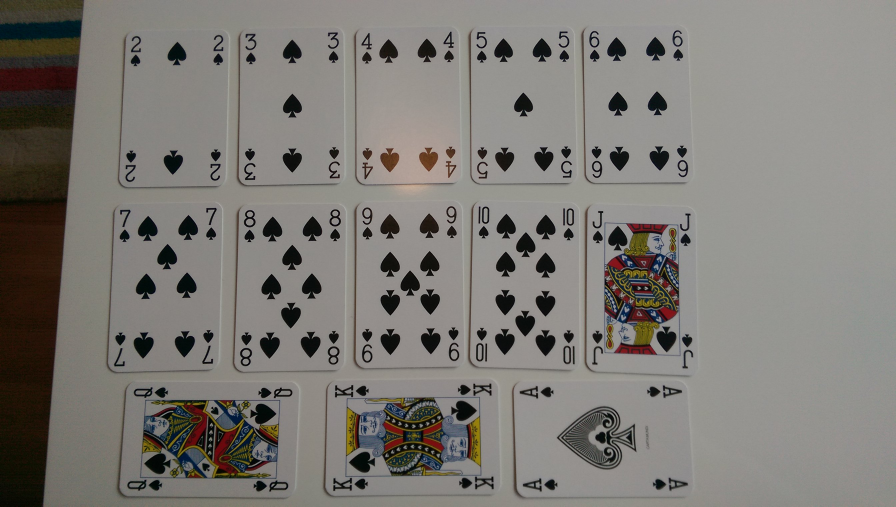
#> input picture DetectCards/cartamundi/cards/IMG_20170430_194337.jpg, 2688 x 1520 px (shown at 1/3 size); its folder holds only this picture in this run
$ python DetectCards.py   (older library calls are emulated)
#> lines starting #> are read from the running program, lines starting #| are printed output that depends on the picture; after the words box and inside, x2 and y2 are one past the last pixel; in counts of white or black regions, pixels touching at a corner belong together
import cv2
import os
import numpy as np
import matplotlib.pyplot as plt
import math
import pickle
import hashlib
import glob
from colormath.color_objects import sRGBColor, LabColor
from colormath.color_conversions import convert_color

import colormath.color_diff

from tkinter import Tk

CARD_SET = 'cartamundi' # grimaud or cartamundi
DATA_DIR = CARD_SET + '/data/'
CARDS_DIR = CARD_SET + '/cards/'

# [4 lines left out: function plot_clipboard, not called in this run]

def to_array(s):
   return np.array(np.matrix(s.strip('[]')))

# [18 lines left out: functions angle, angle_p, plot_maximized, not called in this run]

def load_and_convert(img_path):
   img_color = cv2.imread(img_path, -1)
   coefficients = [0.5,1.5,-1]
   #coefficients = [0.7,2.0,-1]
   # for standard gray conversion, coefficients = [0.114, 0.587, 0.299]
   m = np.array(coefficients).reshape((1,3))
   img1 = cv2.transform(img_color, m)
   #use otsu threshold
   #thresh, img2 = cv2.threshold(img1,0,255,cv2.THRESH_BINARY + cv2.THRESH_OTSU)
   #or use adaptive threshold
   img2 = cv2.adaptiveThreshold(img1,255,cv2.ADAPTIVE_THRESH_MEAN_C,\
         cv2.THRESH_BINARY,101,40)

   return img2, img_color

# [44 lines left out: functions show_black_white, proper_subimage, not called in this run]


def subimage(image, center, theta, width, height):
   theta *= math.pi / 180 # convert to rad

   v_x = (math.cos(theta), math.sin(theta))
   v_y = (-math.sin(theta), math.cos(theta))
   s_x = center[0] - v_x[0] * (width / 2) - v_y[0] * (height / 2)
   s_y = center[1] - v_x[1] * (width / 2) - v_y[1] * (height / 2)

   mapping = np.array([[v_x[0],v_y[0], s_x],
                  [v_x[1],v_y[1], s_y]])
   return cv2.warpAffine(image,mapping,(width, height),flags=cv2.WARP_INVERSE_MAP,borderMode=cv2.BORDER_REPLICATE)

SMALL_SIZES = [10, 15, 20, 25, 30, 35, 40, 45, 50]

# [15 lines left out: functions draw_rectangle_box, rot90, cards_to_set, not called in this run]

def is_red_or_black(pixel):
   rgb = sRGBColor(pixel[2], pixel[1], pixel[0], True)
   xyz = convert_color(rgb, LabColor)

   blue, green, red = pixel[0], pixel[1], pixel[2]
   colors_names = ['r', 'b', 'r']
   colors = [sRGBColor(255,0,0,True), sRGBColor(0,0,0,True), sRGBColor(255,128,0,True)]
   colors = [convert_color(c, LabColor) for c in colors]

   best_match = -1
   best_value = 1e9
   for i in range(len(colors)):
      dist = np.linalg.norm(np.array(xyz.get_value_tuple()) - np.array(colors[i].get_value_tuple()))
      dist = colormath.color_diff.delta_e_cie2000(xyz, colors[i])
      #dist = colour_distance(pixel, colors[i])
      if dist < best_value:
         best_value = dist
         best_match = i
   return colors_names[best_match]
   r_to_b = red / (blue+1)
   r_to_g = red / (green+1)
   if red > 30 and r_to_b > 3 and r_to_g > 2.5:
      return 'r'
   if red > 65 and r_to_b > 2.3 and r_to_g > 1.8:
      return 'r'
   if red > 100 and r_to_b > 1.5 and r_to_g > 1.3:
      return 'r'
   elif red > 130 and (r_to_b > 1.3 or r_to_g > 1.3):
      return 'r'
   elif red > 150 and (r_to_b > 1.15 or r_to_g > 1.15):
      return 'r'
   else:
      return 'b'

# [8 lines left out: function colour_distance, not called in this run]


INTERESTING_AREA_PARAM = 6000
MIN_DIM = 3.5
MIN_SUIT_DIM = 2
CARDS = ['0', '2', '3', '4', '5', '6', '7', '8', '9', 'T', 'J', 'Q', 'K', 'A']
SUITS = ['C', 'D', 'H', 'S']

def is_interesting_rectangle(img, rect):
   width = len(img)
   height = len(img[0])
   min_area = width * height / INTERESTING_AREA_PARAM
   w, h = rect[1]
   dim = w / h if h != 0 else 0
   return w * h > min_area and dim > (1/MIN_DIM) and dim < MIN_DIM

MATCH_FOUND_PARAM = 7000
TIGHT_MATCH_FOUND_PARAM = 6000

class CardDetection(object):
   def __init__(self, samples, responses):

      self.train(samples, responses)
      #self._model = cv2.ml.KNearest_create()
      #if samples.size > 0:
      #   self._model.train(samples, cv2.ml.ROW_SAMPLE, responses)

   @staticmethod
   def _split_samples_and_responses(samples, responses):
      black_samples = np.empty((0, samples.shape[1]), dtype=np.float32)
      red_samples = np.empty((0, samples.shape[1]), dtype=np.float32)
      black_responses = np.empty((0, 1), dtype=np.float32)
      red_responses = np.empty((0, 1), dtype=np.float32)
      for sample, response in zip(samples, responses):
         sample = sample.reshape((1, len(sample)))
         response_char = chr(response[0])
         response = response.reshape((1, len(sample)))
         if response_char != 'D' and response_char != 'H':
            black_samples = np.append(black_samples, sample, 0)
            black_responses = np.append(black_responses, response, 0)
         if response_char != 'S' and response_char != 'C':
            red_samples = np.append(red_samples, sample, 0)
            red_responses = np.append(red_responses, response, 0)
      return ((red_samples, red_responses), (black_samples, black_responses))

   @staticmethod
   def from_file(sample_file, response_file):
      samples = np.loadtxt(sample_file, np.float32)
      responses = np.loadtxt(response_file, np.float32)
      responses = responses.reshape((responses.size,1))
      return CardDetection(samples, responses)

   def train(self, samples, responses):
      ((self.red_samples, self.red_responses), (self.black_samples, self.black_responses)) = \
         self._split_samples_and_responses(samples, responses)
      self._small_size = int(math.sqrt(samples.shape[1]))
      self._black_model = cv2.ml.KNearest_create()
      self._red_model = cv2.ml.KNearest_create()
      if len(self.red_samples) > 0:
         self._red_model.train(self.red_samples, cv2.ml.ROW_SAMPLE, self.red_responses)
      if len(self.black_samples) > 0:
         self._black_model.train(self.black_samples, cv2.ml.ROW_SAMPLE, self.black_responses)

   # [108 lines left out: functions is_trained, is_suit_or_rank_from_sub_img, is_suit_or_rank_from_contour, collect_features_from_image, detect_cards_in_image, features_to_cards, not called in this run]

OK = 0
EXIT = 1
PREVIOUS = 2
KEYS = [i for i in range(50,58)] + [ord(c) for c in ['T', 'J', 'Q', 'K', 'A', 'S', 'H', 'D', 'C']]

class CardTraining(object):
   def __init__(self, sizes, samples=None, responses=None, ignores=None, detect_size=25):
      self._sizes = sizes
      self._detect_size = detect_size
      self._detect_size_i = self._sizes.index(detect_size)
      if samples is None:
         self._samples = [np.empty((0, size * size)) for size in sizes]
      else:
         self._samples = samples
      if responses is None:
         self._responses = [[] for _ in sizes]
      else:
         self._responses = responses
      if ignores is None:
         self._ignores = []
      else:
         self._ignores = ignores
      resp = np.array(self._responses[self._detect_size_i], np.float32)
      resp = resp.reshape((resp.size,1))
      self._detect = CardDetection(self._samples[self._detect_size_i], resp)

   def ask_rectangle(self, img, rect, color_img, contour=None):
      flip = False
      w, h = rect[1]
      if w > h:
         rect = rot90(rect)
         w, h = rect[1]
      cont = True
      while cont:
         #if flip:
         #   rect = rot90(rect, 2)
         box = cv2.boxPoints(rect)
         box = np.int0(box)
         #cv2.drawContours(orig_img,[box],0,(0,0,255),3)
         #roi = subimage(img, rect[0], rect[2], int(w), int(h))
         roi = subimage(img, rect[0], rect[2], int(w), int(h))
         if flip:
            roi = np.rot90(roi, k=2)
         roi_hash = hashlib.sha1(roi.data.tobytes()).digest()
         possibleIgnore = True
         color = is_red_or_black(color_img[int(rect[0][1])][int(rect[0][0])])
         if self._detect.is_trained(color):
            feature, rotated = self._detect.is_suit_or_rank_from_sub_img(roi, color, MATCH_FOUND_PARAM)
            if feature is not None:
               # [4 lines of commented-out code are left out]
               print('known value %s ' % feature)
               if feature != 'H' or True:
                  return (roi, None, None, OK)
               else:
                  possibleIgnore = False
         if roi_hash in self._ignores and possibleIgnore:
            return (roi, None, None, OK)
         cv2.imshow('train', roi)
         key = cv2.waitKey(0)
         key = ord(chr(key).upper())
         if key == 61:
            flip = not flip
         elif key == 27:  # (escape to quit)
            return (None, None, None, EXIT)
         elif (key == ord('S') or key == ord('C')) and color == 'r':
            print('Cannot add S/C when color is red')
            print(rect, color_img[int(rect[0][1])][int(rect[0][0])])
         elif (key == ord('D') or key == ord('H')) and color == 'b':
            print('Cannot add D/H when color is black')
            print(rect, color_img[int(rect[0][1])][int(rect[0][0])])
         elif key == ord('6'):
            print('Did you mean 9? Please try again')
         elif key == ord('0'):
            print('Did you mean T? Please try again')
         elif key in KEYS:
            return (roi, key, flip, OK)
         elif key == 8:
            return (None, None, None, PREVIOUS)
         else:
            self._ignores.append(roi_hash)
            return (roi, None, None, OK)

   def train_image(self, img, color_img):
      flags, contours, h = cv2.findContours(img, cv2.RETR_TREE, cv2.CHAIN_APPROX_SIMPLE)
      for cnt in contours:
         rect = cv2.minAreaRect(cnt)
         if is_interesting_rectangle(img, rect):
            (roi, key, flipped, code) = self.ask_rectangle(img, rect, color_img, cnt)
            if code == OK:
               if key is not None:
                  for i, size in enumerate(self._sizes):
                     self._responses[i].append(key)
                     roismall = cv2.resize(roi, (size, size))
                     sample = roismall.reshape((1, size * size))
                     self._samples[i] = np.append(self._samples[i], sample, 0)
                     if size == self._detect_size:
                        train_responses = np.array(self._responses[i], np.float32)
                        train_responses = train_responses.reshape((train_responses.size,1))
                        self._detect.train(np.float32(self._samples[i]), train_responses)
            elif code == EXIT:
               return False
      return True

   # [9 lines left out: function write_to_files, not called in this run]

   @staticmethod
   def from_files(sizes, sample_files, responses_files, ignore_file):
      samples = []
      responses = []
      ignores = []
      for size in sizes:
         f_samples = sample_files % size
         f_responses = responses_files % size
         if os.path.isfile(f_samples) and os.path.isfile(f_responses):
            samples.append(np.loadtxt(f_samples, np.float32))
            responses.append(np.loadtxt(f_responses, np.float32).tolist())
         else:
            samples.append(np.empty((0, size * size), dtype=np.float32))
            responses.append([])
      if os.path.isfile(ignore_file):
         with open(ignore_file, 'rb') as f:
            ignores = pickle.load(f)
      return CardTraining(sizes, samples, responses, ignores)

def test(imgs, small_size=25):
   detect = CardDetection.from_file(DATA_DIR + 'samples_%d.data' % small_size, DATA_DIR + 'responses_%d.data' % small_size)
   for img_path in imgs:
      img, color_img = load_and_convert(img_path)
      cards, debug_img = detect.detect_cards_in_image(img, color_img, True)
      debug_img = cv2.cvtColor(debug_img, cv2.COLOR_BGR2RGB)
      plot_maximized(debug_img, False)

# [8 lines left out: function show_samples, not called in this run]

def train_all(imgs, sizes, reuse=True, save=True):
   sample_files = DATA_DIR + 'samples_%d.data'
   responses_files = DATA_DIR + 'responses_%d.data'
   ignore_file = DATA_DIR + 'ignores.data'
   if reuse:
      train = CardTraining.from_files(sizes, sample_files, responses_files, ignore_file)
   else:
      train = CardTraining(sizes)
   for img_path in imgs:
      print(img_path)
      img, color_img = load_and_convert(img_path)
#> in load_and_convert, img_color is the input picture: shape (1520, 2688, 3); mean B, G, R 117.6, 122.5, 125.6
#> in load_and_convert, `img1 = cv2.transform(img_color, m)`:
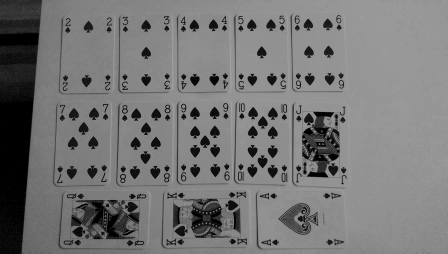
#> img1: shape (1520, 2688) (shown at 1/6 size); min 0, max 210, mean 117.6
#> in load_and_convert, `img2 = cv2.adaptiveThreshold(img1,255,cv2.ADAPTIVE_THRESH_MEAN_C,\ cv2..`:
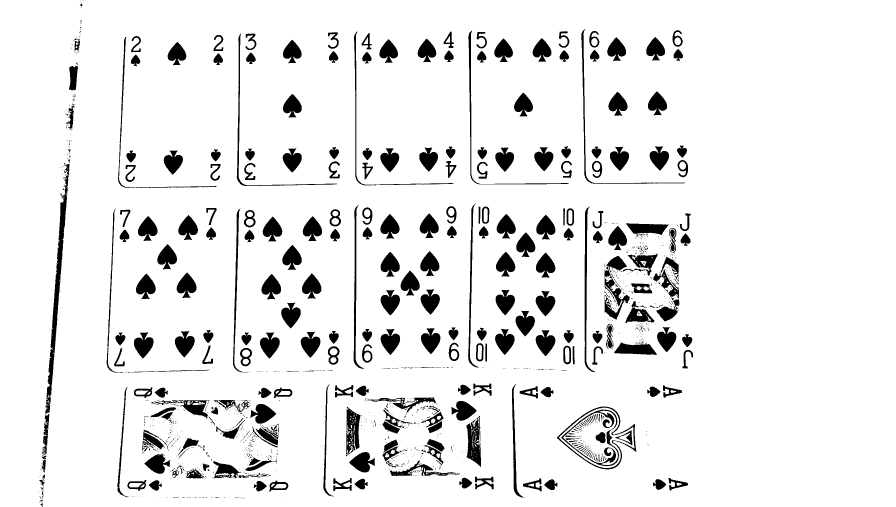
#> img2: shape (1520, 2688) (shown at 1/3 size); 91.5% white; 1367 black regions (1033 under 20 px)
      if not train.train_image(img, color_img):
#> in train_image, `flags, contours, h = cv2.findContours(img, cv2.RETR_TREE, cv2.CHAIN_AP..`: contours = 1956 contours, 1496 with area under 20; largest, box (x1, y1, x2, y2) and area: (0, 0, 2688, 1520) 4081502, (1670, 1218, 1910, 1409) 26874, (1677, 1223, 1904, 1404) 23249, (135, 491, 210, 1242) 10380, (1812, 767, 1891, 960) 5960; h = 1956 rows, first 6: [-1, -1, 1, -1], [2, -1, -1, 0], [3, 1, -1, 0], [4, 2, -1, 0], [5, 3, -1, 0], [6, 4, -1, 0]
#> the loop in train_image, `for cnt in contours:` made 1 pass
#> (width in is_interesting_rectangle, height in is_interesting_rectangle, min_area in is_interesting_rectangle, dim in is_interesting_rectangle) on pass 1: (1520, 2688, 681, 0.565)
#> pass 1, in ask_rectangle, `roi = subimage(img, rect[0], rect[2], int(w), int(h))`:
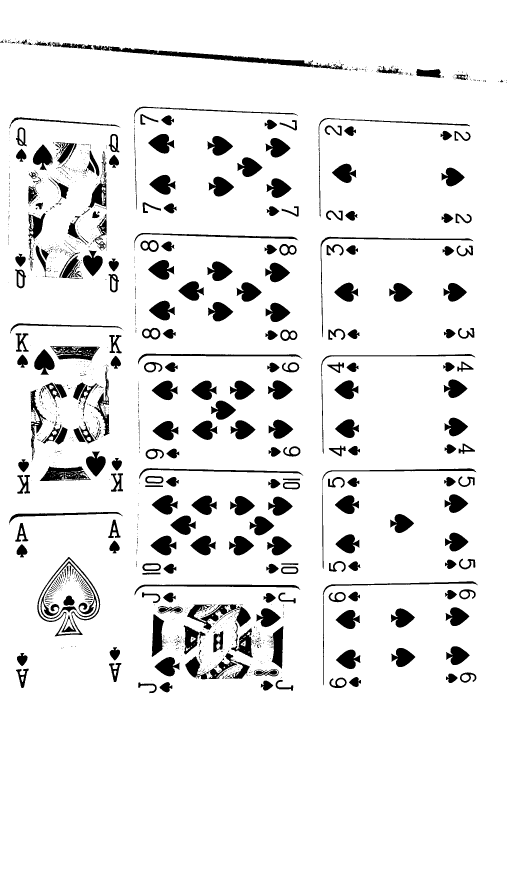
#> roi: shape (2687, 1519) (shown at 1/3 size); 91.5% white; 1366 black regions (1032 under 20 px), largest, box (x1, y1, x2, y2) and area: (279, 135, 1028, 209) 9409, (561, 1813, 752, 1890) 5151, (119, 1399, 272, 1443) 4086
#> after the loop in train_image, `for cnt in contours:`: self._samples = [empty array, empty array, empty array, empty array, empty array, empty array, empty array, empty array, empty array]
         break
   if save:
      train.write_to_files(sample_files, responses_files, ignore_file)


# [7 lines of commented-out code are left out]
IMGS2 = glob.glob(CARDS_DIR + '*.jpg')
IMGS2.reverse()
#IMGS2=IMGS

print(IMGS2)
train_all(IMGS2, SMALL_SIZES, True, False)
#> (the call stopped at in is_red_or_black, `rgb = sRGBColor(pixel[2], pixel[1], pixel[0], True)`: colormath is not available in this run)
test(IMGS2)
#> (the run stopped early here; a loop or call above may not have finished)

$ run again, on DetectCards/cartamundi/cards/IMG_20170430_194647.jpg
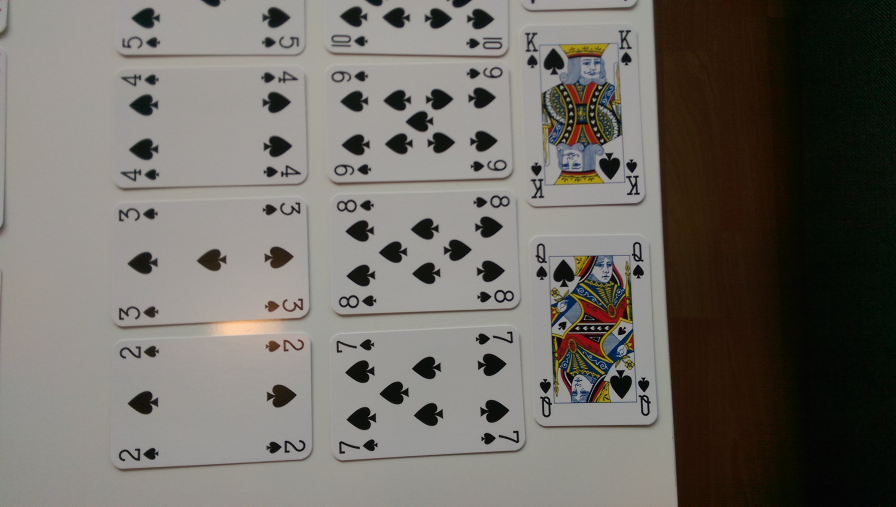
#> input picture DetectCards/cartamundi/cards/IMG_20170430_194647.jpg, 2688 x 1520 px (shown at 1/3 size)
#> in load_and_convert, img_color is the input picture: shape (1520, 2688, 3); mean B, G, R 102.1, 108.3, 112.1
#> in load_and_convert, `img1 = cv2.transform(img_color, m)`:
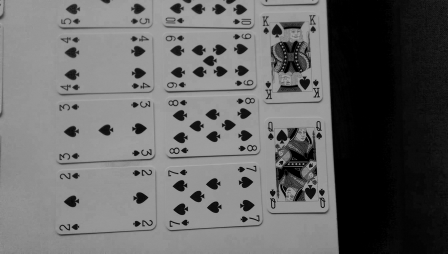
#> img1: shape (1520, 2688) (shown at 1/6 size); min 0, max 211, mean 102.2
#> in load_and_convert, `img2 = cv2.adaptiveThreshold(img1,255,cv2.ADAPTIVE_THRESH_MEAN_C,\ cv2..`:
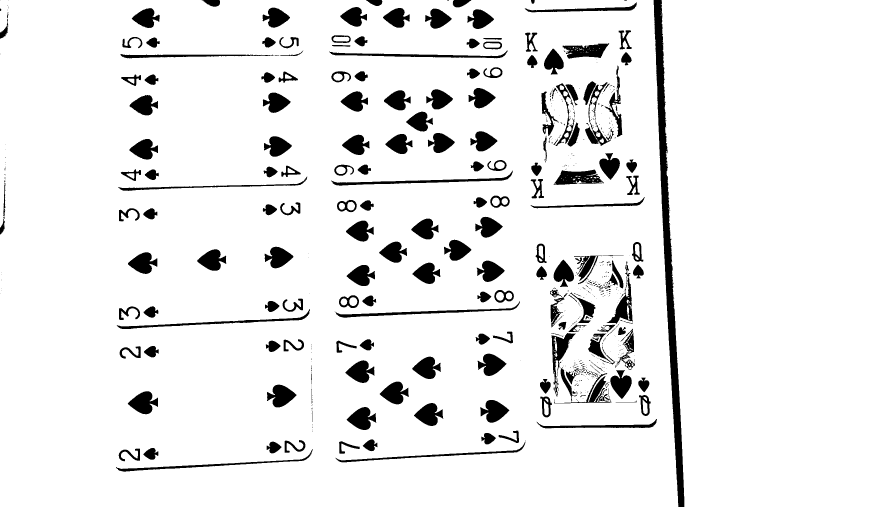
#> img2: shape (1520, 2688) (shown at 1/3 size); 92.2% white; 657 black regions (454 under 20 px)
#> in train_image, `flags, contours, h = cv2.findContours(img, cv2.RETR_TREE, cv2.CHAIN_AP..`: contours = 1006 contours, 729 with area under 20; largest, box (x1, y1, x2, y2) and area: (0, 0, 2035, 1520) 3025349, (1983, 0, 2688, 1520) 1018545, (1660, 507, 1813, 556) 4850, (992, 511, 1540, 558) 4674, (1654, 998, 1729, 1191) 4520; h = 1006 rows, first 6: [1, -1, -1, -1], [2, 0, -1, -1], [3, 1, -1, -1], [4, 2, -1, -1], [5, 3, -1, -1], [6, 4, -1, -1]
#> the loop in train_image, `for cnt in contours:` made 15 passes
#> dim in is_interesting_rectangle on passes 1, 2, 5, 8, 9, 10, 13: 0, 0, 0, 0, 0, 6, 0
#> after the loop in train_image, `for cnt in contours:`: self._samples = [empty array, empty array, empty array, empty array, empty array, empty array, empty array, empty array, empty array]

$ run again, on DetectCards/cartamundi/cards/IMG_20170430_194655.jpg
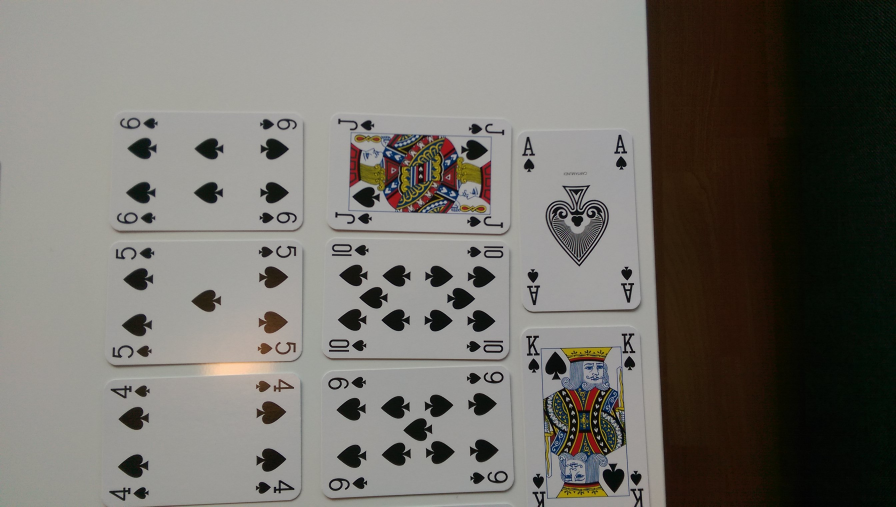
#> input picture DetectCards/cartamundi/cards/IMG_20170430_194655.jpg, 2688 x 1520 px (shown at 1/3 size)
#> in load_and_convert, img_color is the input picture: shape (1520, 2688, 3); mean B, G, R 105.2, 111.2, 113.9
#> in load_and_convert, `img1 = cv2.transform(img_color, m)`:
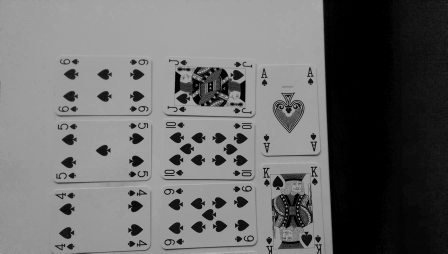
#> img1: shape (1520, 2688) (shown at 1/6 size); min 0, max 219, mean 106.2
#> in load_and_convert, `img2 = cv2.adaptiveThreshold(img1,255,cv2.ADAPTIVE_THRESH_MEAN_C,\ cv2..`:
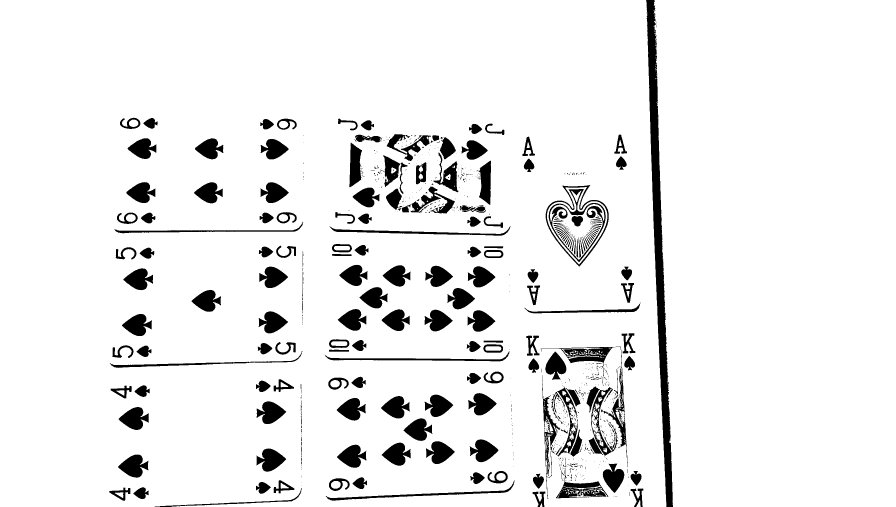
#> img2: shape (1520, 2688) (shown at 1/3 size); 92.5% white; 835 black regions (609 under 20 px)
#> in train_image, `flags, contours, h = cv2.findContours(img, cv2.RETR_TREE, cv2.CHAIN_AP..`: contours = 1324 contours, 993 with area under 20; largest, box (x1, y1, x2, y2) and area: (0, 0, 2000, 1520) 2981602, (1960, 0, 2688, 1520) 1059114, (1636, 554, 1827, 800) 27828, (1641, 561, 1822, 793) 23844, (1645, 566, 1818, 787) 20445; h = 1324 rows, first 6: [1, -1, -1, -1], [2, 0, -1, -1], [3, 1, -1, -1], [4, 2, -1, -1], [5, 3, -1, -1], [6, 4, -1, -1]
#> the loop in train_image, `for cnt in contours:` made 24 passes
#> dim in is_interesting_rectangle on passes 2, 3, 4, 5, 9, 10, 11: 0, 1.5, 0, 1.58, 0, 1.2, 0
#> after the loop in train_image, `for cnt in contours:`: self._samples = [empty array, empty array, empty array, empty array, empty array, empty array, empty array, empty array, empty array]
